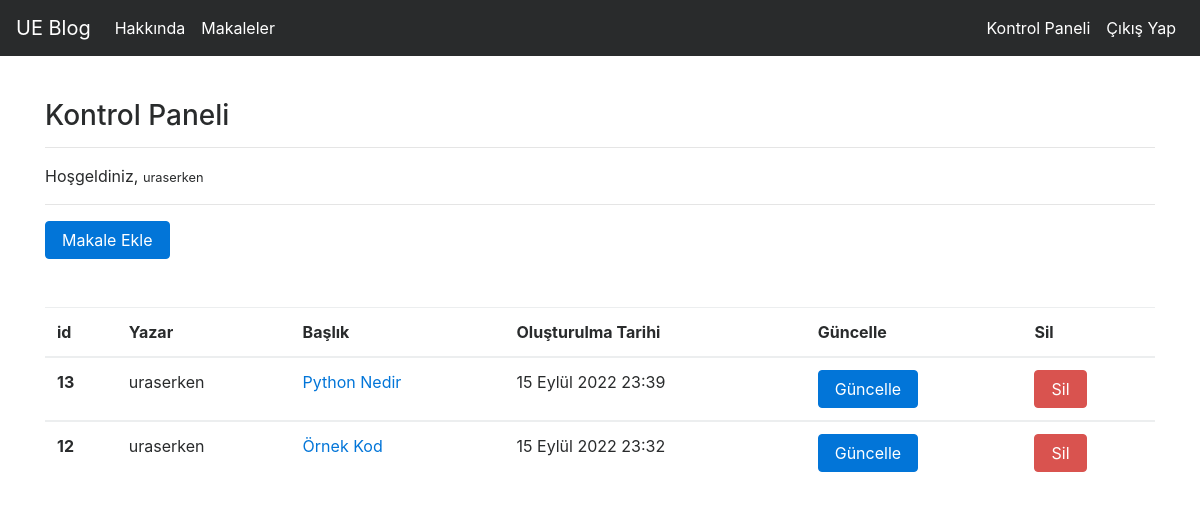
Screenshot of /articles/dashboard/ (signed in) with the database file from the repository.
### article/models.py (models this page shows, shortened)
class Article(models.Model):
    author = models.ForeignKey("auth.User", on_delete= models.CASCADE, verbose_name="Yazar")
    title = models.CharField(max_length=50, verbose_name="Başlık")
    content = RichTextField()
    created_date = models.DateTimeField(auto_now_add=True, verbose_name="Oluşturulma Tarihi")
    article_image = models.FileField(blank=True,null=True,verbose_name="Fotoğraf Ekle")
    class Meta:
        ordering = ["-created_date"]

### article/views.py (the view)
# urls.py: path("dashboard/", views.dashboard, name="dashboard"),
@login_required(login_url="user:login")
def dashboard(request):
    articles = Article.objects.filter(author = request.user)
    context = {
        "articles":articles
    }
    return render(request,"dashboard.html",context)

### templates/dashboard.html
{% extends "layout.html" %}
{% block body %}
<h3>Kontrol Paneli</h3>
<hr>
<p>Hoşgeldiniz, <small>{{request.user.username}}</small></p>
<hr>
<a class = "btn btn-primary" href="{% url 'article:addarticle' %}">Makale Ekle</a>
<br><br><br>
{% if articles %}
<table class="table">
  <thead>
    <tr>
      <th scope="col">id</th>
      <th scope="col">Yazar</th>
      <th scope="col">Başlık</th>
      <th scope="col">Oluşturulma Tarihi</th>
      <th scope="col">Güncelle</th>
      <th scope="col">Sil</th>
    </tr>
  </thead>
  {% for article in articles %}
    <tbody>
    <tr>
      <th scope="row">{{article.id}}</th>
      <td>{{article.author.username}}</td>
      <td><a href="{% url 'article:detail' article.id %}">{{article.title}}</a></td>
      <td>{{article.created_date}}</td>
      <td><a href="{% url 'article:update' article.id %}" class="btn btn-primary">Güncelle</a></td>
      <td><a href="{% url 'article:delete' article.id %}" class="btn btn-danger">Sil</a></td>
    </tr>
  </tbody>
  {% endfor %}
</table>
{% else %}
<div class="alert alert-danger">Makaleniz bulunmamaktadır.</div>
{% endif %}
{% endblock body %}

### rows the page displays
Article: id "13", author.username "uraserken", title "Python Nedir", created_date "15 Eylül 2022 23:39"
Article: id "12", author.username "uraserken", title "Örnek Kod", created_date "15 Eylül 2022 23:32"

### other values shown
{{ request.user.username }} "uraserken"
